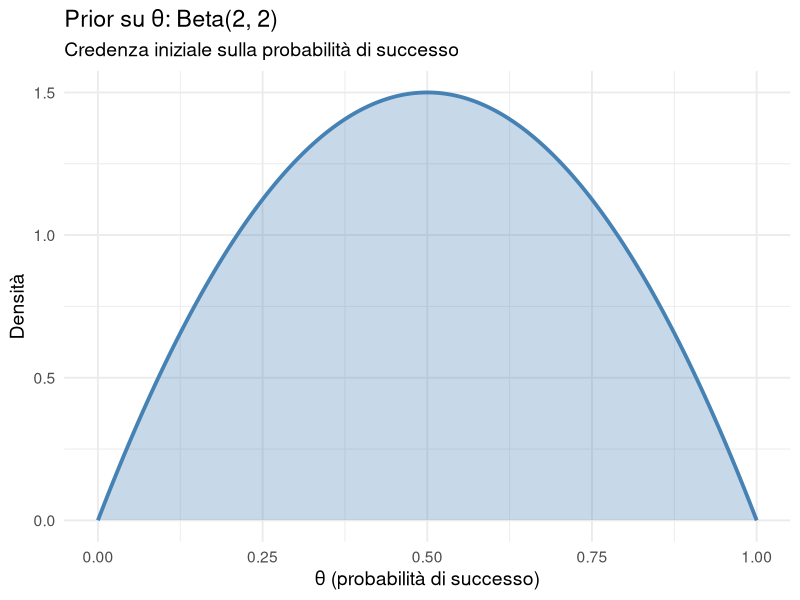
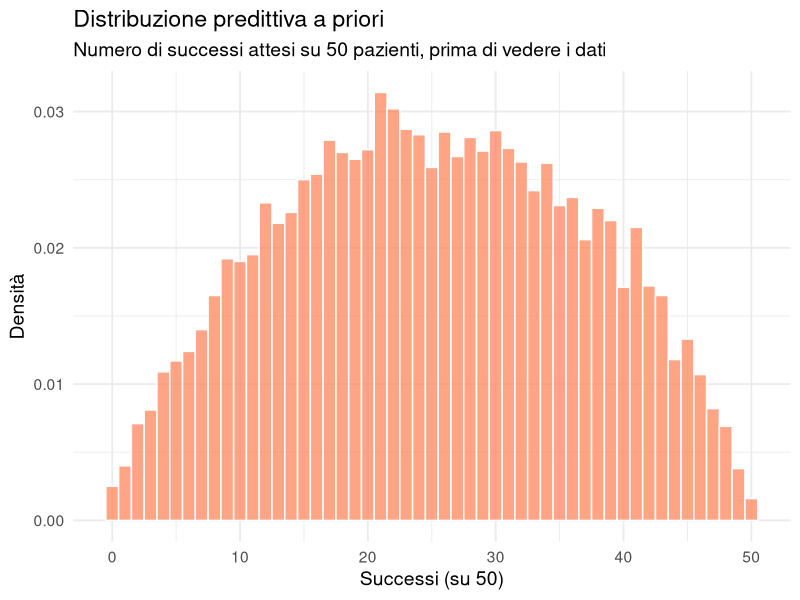
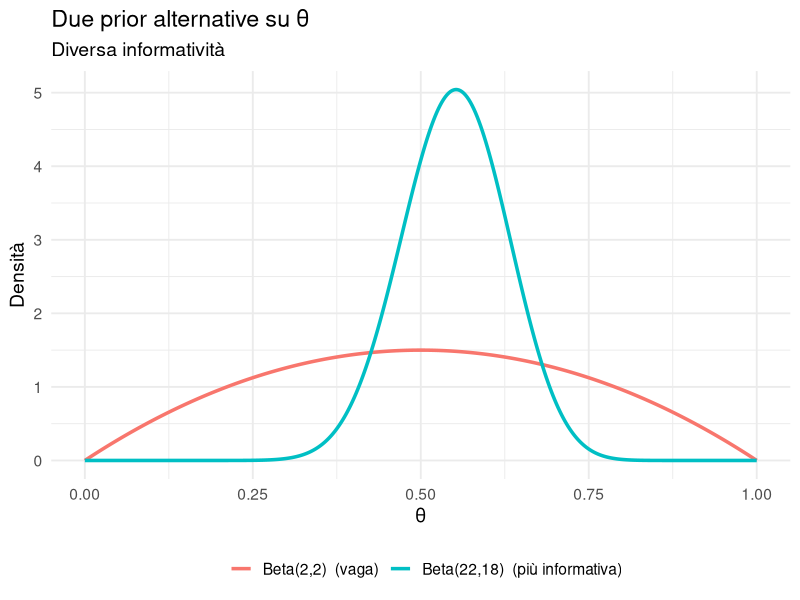
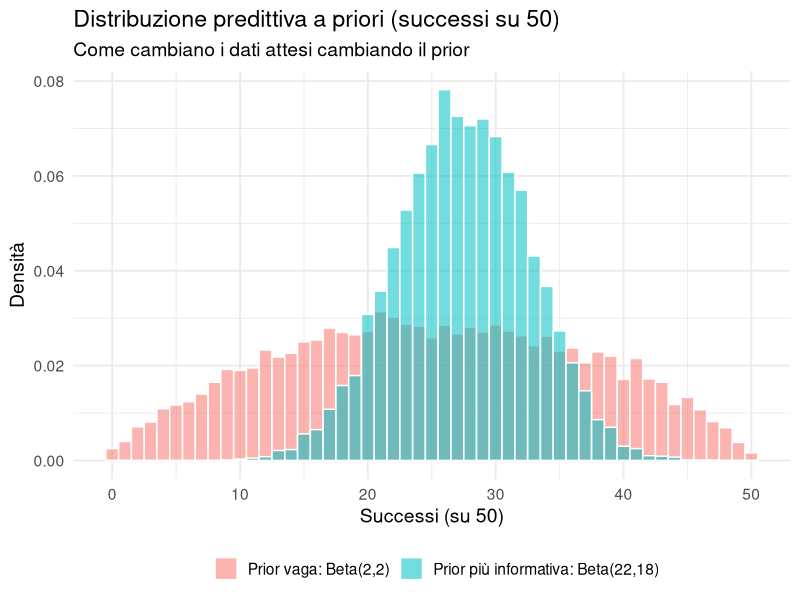
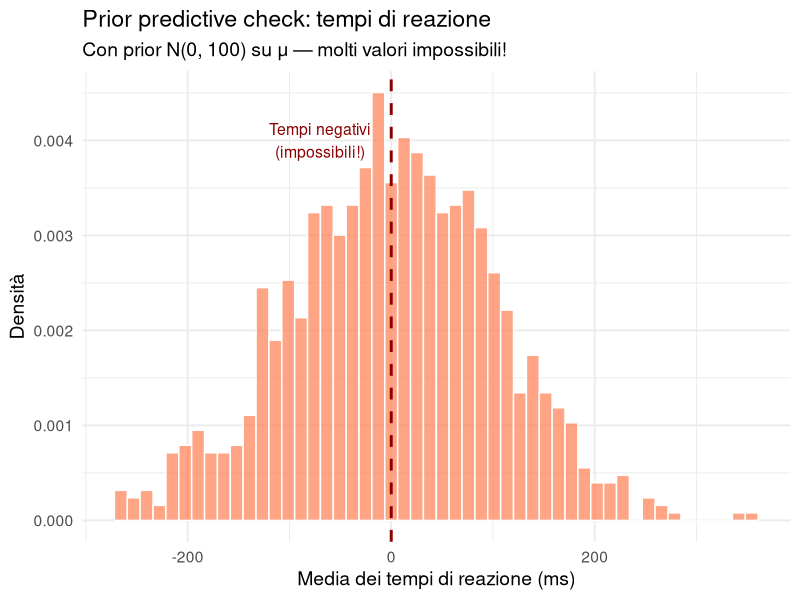
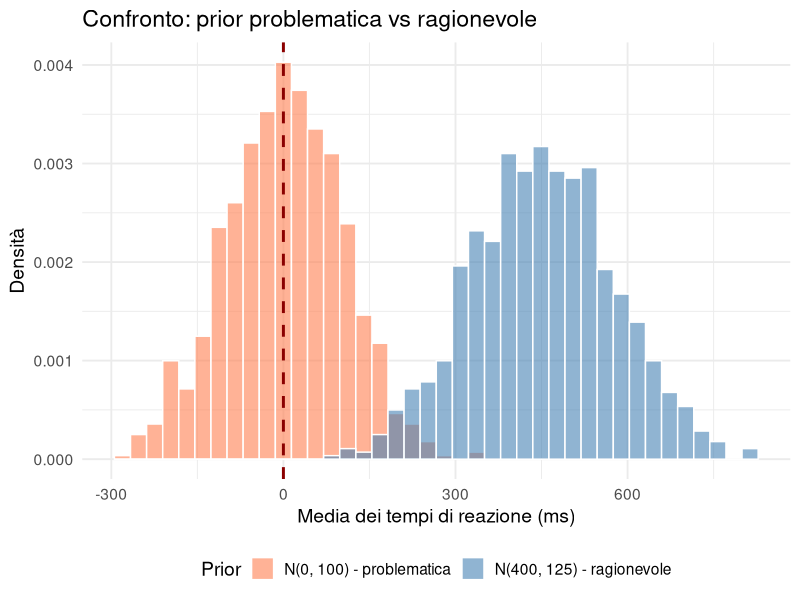
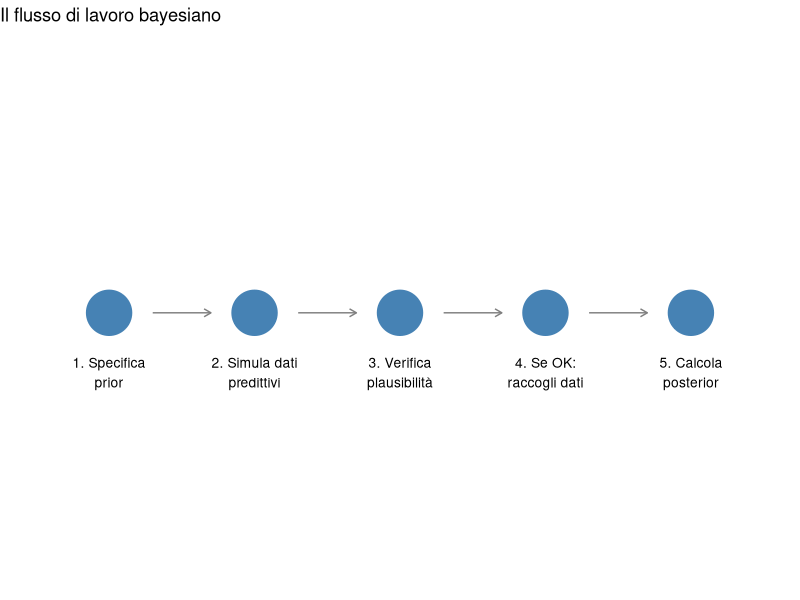

The R source for these figures, in order:
## ---- chunk 1
#| echo: false
library(ggplot2)
set.seed(42)
## ---- chunk 2
#| echo: false
#| fig-height: 4

x <- seq(0, 1, length.out = 300)
y <- dbeta(x, 2, 2)

df <- data.frame(x = x, y = y)

ggplot(df, aes(x = x, y = y)) +
  geom_line(linewidth = 1.3, color = "steelblue") +
  geom_area(alpha = 0.3, fill = "steelblue") +
  labs(title = "Prior su θ: Beta(2, 2)",
       subtitle = "Credenza iniziale sulla probabilità di successo",
       x = "θ (probabilità di successo)", y = "Densità") +
  theme_minimal(base_size = 14)
## ---- chunk 3
# Una singola simulazione
set.seed(1)

n_pazienti <- 50

theta_1 <- rbeta(1, shape1 = 2, shape2 = 2)
successi_1 <- rbinom(1, size = n_pazienti, prob = theta_1)

cat("θ estratto =", round(theta_1, 3), "\n")
cat("Successi simulati su 50 =", successi_1, "\n")
## ---- chunk 4
set.seed(1)

n_sim <- 10000
n_pazienti <- 50

theta_for <- numeric(n_sim)
successi_for <- integer(n_sim)

for (i in 1:n_sim) {
  theta_for[i] <- rbeta(1, 2, 2)
  successi_for[i] <- rbinom(1, size = n_pazienti, prob = theta_for[i])
}
## ---- chunk 5
head(
  data.frame(
    theta = round(theta_for, 3), 
    successi = successi_for), 
  10)
## ---- chunk 6
set.seed(1)

n_sim <- 10000
n_pazienti <- 50

theta_sim <- rbeta(n_sim, 2, 2)
successi_sim <- rbinom(n_sim, size = n_pazienti, prob = theta_sim)
## ---- chunk 7
head(
  data.frame(
    theta = round(theta_sim, 3), 
    successi = successi_sim), 
  10)
## ---- chunk 8
#| echo: false

df_pred <- data.frame(successi = successi_sim)

ggplot(df_pred, aes(x = successi)) +
  geom_histogram(aes(y = after_stat(density)), bins = 51,
                 fill = "coral", alpha = 0.7, color = "white") +
  labs(title = "Distribuzione predittiva a priori",
       subtitle = "Numero di successi attesi su 50 pazienti, prima di vedere i dati",
       x = "Successi (su 50)", y = "Densità") +
  theme_minimal(base_size = 14)
## ---- chunk 9
cat("Media:", round(mean(successi_sim), 1), "successi\n")
cat("Intervallo 95%:", quantile(successi_sim, 0.025), "-",
    quantile(successi_sim, 0.975), "successi\n")
## ---- chunk 10
#| echo: false

x <- seq(0, 1, length.out = 400)

df_prior2 <- data.frame(
  theta = rep(x, 2),
  densita = c(dbeta(x, 2, 2), dbeta(x, 22, 18)),
  prior = rep(c("Beta(2,2)  (vaga)", "Beta(22,18)  (più informativa)"), each = length(x))
)

df_prior2$prior <- factor(df_prior2$prior,
                          levels = c("Beta(2,2)  (vaga)", "Beta(22,18)  (più informativa)"))

ggplot(df_prior2, aes(theta, densita, color = prior)) +
  geom_line(linewidth = 1.2) +
  labs(title = "Due prior alternative su θ",
       subtitle = "Diversa informatività",
       x = "θ", y = "Densità", color = "") +
  theme_minimal(base_size = 14) +
  theme(legend.position = "bottom")
## ---- chunk 11
set.seed(1)

n_sim <- 10000
n_pazienti <- 50

# Prior 1 (vaga)
theta_vaga <- rbeta(n_sim, 2, 2)
y_vaga <- rbinom(n_sim, n_pazienti, theta_vaga)

# Prior 2 (più informativa)
theta_info <- rbeta(n_sim, 22, 18)
y_info <- rbinom(n_sim, n_pazienti, theta_info)
## ---- chunk 12
#| echo: false

df_comp <- data.frame(
  successi = c(y_vaga, y_info),
  prior = rep(c("Prior vaga: Beta(2,2)", "Prior più informativa: Beta(22,18)"),
              each = n_sim)
)

df_comp$prior <- factor(df_comp$prior,
                        levels = c("Prior vaga: Beta(2,2)", "Prior più informativa: Beta(22,18)"))

ggplot(df_comp, aes(x = successi, y = after_stat(density), fill = prior)) +
  geom_histogram(bins = 51, alpha = 0.55, position = "identity", color = "white") +
  labs(title = "Distribuzione predittiva a priori (successi su 50)",
       subtitle = "Come cambiano i dati attesi cambiando il prior",
       x = "Successi (su 50)", y = "Densità", fill = "") +
  theme_minimal(base_size = 14) +
  theme(legend.position = "bottom")
## ---- chunk 13
cat("  Media successi:", round(mean(y_vaga), 1), "\n")
cat("  95%:", quantile(y_vaga, 0.025), "-", quantile(y_vaga, 0.975), "\n\n")
## ---- chunk 14
cat("  Media successi:", round(mean(y_info), 1), "\n")
cat("  95%:", quantile(y_info, 0.025), "-", quantile(y_info, 0.975), "\n")
## ---- chunk 15
# Simuliamo dalla prior
n_sim <- 1000
n_soggetti <- 30

# Prior molto vaga su mu
mu_sim <- rnorm(n_sim, mean = 0, sd = 100)

# Per ogni mu, generiamo un campione di tempi di reazione
dati_sim <- matrix(NA, nrow = n_sim, ncol = n_soggetti)
for (i in 1:n_sim) {
  dati_sim[i, ] <- rnorm(n_soggetti, mean = mu_sim[i], sd = 50)
}

## ---- chunk 16
dati_sim |> dim()
## ---- chunk 17
head(dati_sim)
## ---- chunk 18
# Calcoliamo le medie campionarie
medie_sim <- rowMeans(dati_sim)
## ---- chunk 19
medie_sim
## ---- chunk 20
cat("Range delle medie simulate: da", round(min(medie_sim)), "fino a ", 
    round(max(medie_sim)), "ms\n")
cat("Proporzione di medie negative:", round(mean(medie_sim < 0) * 100, 1), "%\n")
## ---- chunk 21
#| echo: false

df_rt <- data.frame(media = medie_sim)

ggplot(df_rt, aes(x = media)) +
  geom_histogram(aes(y = after_stat(density)), bins = 50, 
                 fill = "coral", alpha = 0.7, color = "white") +
  geom_vline(xintercept = 0, color = "darkred", linewidth = 1, linetype = "dashed") +
  annotate("text", x = -70, y = 0.004, label = "Tempi negativi\n(impossibili!)", 
           color = "darkred", size = 4) +
  labs(title = "Prior predictive check: tempi di reazione",
       subtitle = "Con prior N(0, 100) su μ — molti valori impossibili!",
       x = "Media dei tempi di reazione (ms)", y = "Densità") +
  theme_minimal(base_size = 14)
## ---- chunk 22
# Prior ragionevole
mu_sim_good <- rnorm(n_sim, mean = 450, sd = 125)

dati_sim_good <- matrix(NA, nrow = n_sim, ncol = n_soggetti)
for (i in 1:n_sim) {
  dati_sim_good[i, ] <- rnorm(n_soggetti, mean = mu_sim_good[i], sd = 50)
}

medie_sim_good <- rowMeans(dati_sim_good)
## ---- chunk 23
cat("Range delle medie simulate:", round(min(medie_sim_good)), "-", 
    round(max(medie_sim_good)), "ms\n")
cat("Proporzione di medie negative:", round(mean(medie_sim_good < 0) * 100, 1), "%\n")
## ---- chunk 24
#| echo: false

df_confronto_rt <- data.frame(
  media = c(medie_sim, medie_sim_good),
  Prior = rep(c("N(0, 100) - problematica", "N(400, 125) - ragionevole"), each = n_sim)
)

ggplot(df_confronto_rt, aes(x = media, fill = Prior)) +
  geom_histogram(aes(y = after_stat(density)), bins = 40, 
                 alpha = 0.6, position = "identity", color = "white") +
  scale_fill_manual(values = c("coral", "steelblue")) +
  geom_vline(xintercept = 0, color = "darkred", linewidth = 1, linetype = "dashed") +
  labs(title = "Confronto: prior problematica vs ragionevole",
       x = "Media dei tempi di reazione (ms)", y = "Densità") +
  theme_minimal(base_size = 14) +
  theme(legend.position = "bottom")
## ---- chunk 25
#| echo: false

# Creiamo un diagramma semplificato con ggplot
steps <- data.frame(
  x = c(1, 2, 3, 4, 5),
  y = rep(1, 5),
  label = c("1. Specifica\nprior", "2. Simula dati\npredittivi", 
            "3. Verifica\nplausibilità", "4. Se OK:\nraccogli dati",
            "5. Calcola\nposterior")
)

ggplot(steps, aes(x = x, y = y)) +
  geom_point(size = 15, color = "steelblue") +
  geom_text(aes(label = label), vjust = 2.5, size = 3.5) +
  geom_segment(aes(x = x + 0.3, xend = x + 0.7, y = y, yend = y),
               data = steps[1:4, ], 
               arrow = arrow(length = unit(0.2, "cm")), color = "gray50") +
  xlim(0.5, 5.5) + ylim(0, 2) +
  theme_void() +
  labs(title = "Il flusso di lavoro bayesiano")
